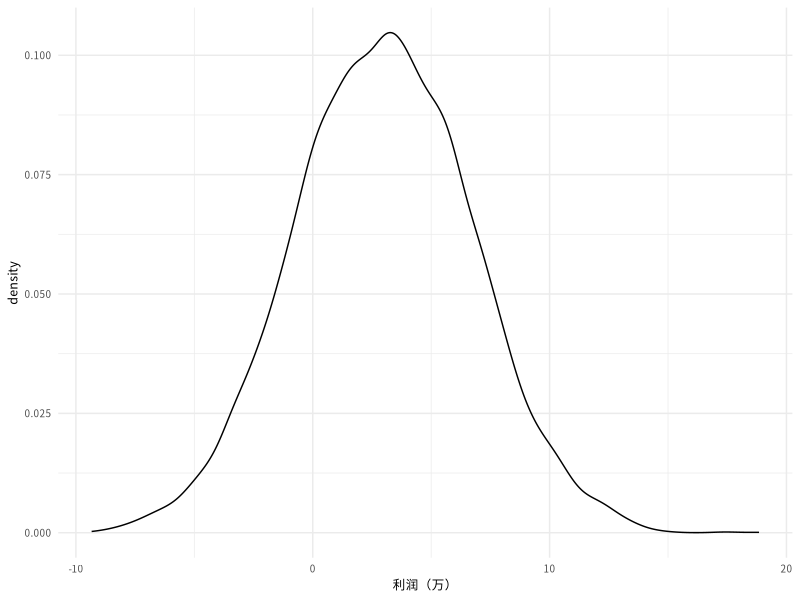
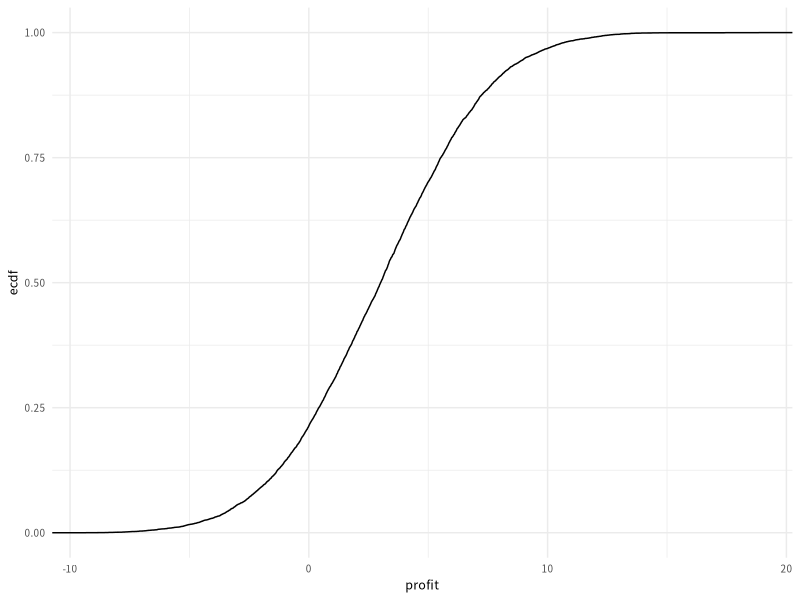

Source code (R) for these figures, in order:
## ---- chunk 1
library(tidyverse)

# plot theme
old <- theme_set(theme_minimal() + theme(text = element_text(family = "Noto Sans CJK SC", size = 9)))
knitr::opts_chunk$set(echo = FALSE)
## ---- chunk 2
profit_day <- function(){
    
    # 栗子数量
    nums_leads <- round(runif( 1, min = 3000, max = 4000), 0)
    
    # 转化数量
    nums_pay <- round(rnorm( 1, mean = 4/100, sd = 0.5/100) * nums_leads, 0)
    
    # 毛利
    profit_margin <- sum(runif( nums_pay, min = 350, max = 400))
    
    # 栗子成本
    cost_leads <- sum(runif( nums_leads , min = 8, max = 10))
    
    # 固定成本
    cost_day <- 20000
    
    # 利润 (Profit) = 收入 (Revenue) - 开销 (Expenses)
    profit_margin - cost_leads - cost_day
}

set.seed(1212)
y <- replicate(10000, sum(replicate(30, profit_day())))

tbl1 <- data_frame(index = 1:10000, profit = y/10000)
## ---- chunk 3
# 月利润分布
tbl1 %>% 
    ggplot() + 
        geom_density(aes(profit)) + 
        labs(x = '利润（万）')
## ---- chunk 4
quantile(tbl1$profit,c(0.025,0.975))
## ---- chunk 5
tbl1 %>% 
    mutate(up10 = if_else(profit >= 10, 1, 0),
           down0 = if_else(profit < 0, 1, 0)) %>% 
    summarise(达成目标概率 = mean(up10),
              亏损风险 = mean(down0))
## ---- chunk 6
tbl1 %>% 
    ggplot() + 
    stat_ecdf(aes(profit))
